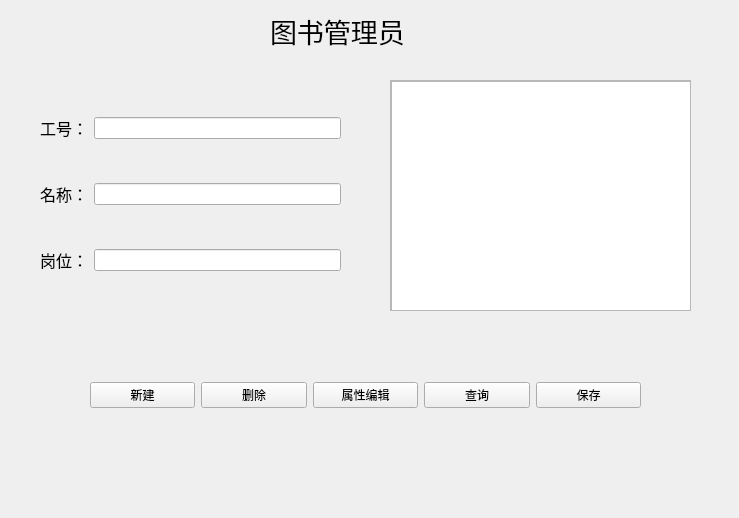
<?xml version="1.0" encoding="UTF-8"?>
<ui version="4.0">
 <class>subwidget1</class>
 <widget class="QWidget" name="subwidget1">
  <property name="geometry">
   <rect>
    <x>0</x>
    <y>0</y>
    <width>739</width>
    <height>518</height>
   </rect>
  </property>
  <property name="windowTitle">
   <string>Form</string>
  </property>
  <widget class="QLabel" name="label">
   <property name="geometry">
    <rect>
     <x>270</x>
     <y>10</y>
     <width>181</width>
     <height>41</height>
    </rect>
   </property>
   <property name="font">
    <font>
     <family>楷体</family>
     <pointsize>20</pointsize>
    </font>
   </property>
   <property name="text">
    <string>图书管理员</string>
   </property>
  </widget>
  <widget class="QScrollArea" name="scrollArea">
   <property name="geometry">
    <rect>
     <x>390</x>
     <y>80</y>
     <width>301</width>
     <height>231</height>
    </rect>
   </property>
   <property name="widgetResizable">
    <bool>true</bool>
   </property>
   <widget class="QWidget" name="scrollAreaWidgetContents">
    <property name="geometry">
     <rect>
      <x>0</x>
      <y>0</y>
      <width>299</width>
      <height>229</height>
     </rect>
    </property>
    <widget class="QTableView" name="librarian">
     <property name="geometry">
      <rect>
       <x>0</x>
       <y>0</y>
       <width>301</width>
       <height>231</height>
      </rect>
     </property>
    </widget>
   </widget>
  </widget>
  <widget class="QWidget" name="layoutWidget">
   <property name="geometry">
    <rect>
     <x>40</x>
     <y>80</y>
     <width>301</width>
     <height>231</height>
    </rect>
   </property>
   <layout class="QVBoxLayout" name="verticalLayout">
    <item>
     <layout class="QHBoxLayout" name="horizontalLayout">
      <item>
       <widget class="QLabel" name="label_2">
        <property name="font">
         <font>
          <family>楷体</family>
          <pointsize>12</pointsize>
         </font>
        </property>
        <property name="text">
         <string>工号：</string>
        </property>
       </widget>
      </item>
      <item>
       <widget class="QLineEdit" name="lineEdit"/>
      </item>
     </layout>
    </item>
    <item>
     <layout class="QHBoxLayout" name="horizontalLayout_2">
      <item>
       <widget class="QLabel" name="label_3">
        <property name="font">
         <font>
          <family>楷体</family>
          <pointsize>12</pointsize>
         </font>
        </property>
        <property name="text">
         <string>名称：</string>
        </property>
       </widget>
      </item>
      <item>
       <widget class="QLineEdit" name="lineEdit_2"/>
      </item>
     </layout>
    </item>
    <item>
     <layout class="QHBoxLayout" name="horizontalLayout_3">
      <item>
       <widget class="QLabel" name="label_4">
        <property name="font">
         <font>
          <family>楷体</family>
          <pointsize>12</pointsize>
         </font>
        </property>
        <property name="text">
         <string>岗位：</string>
        </property>
       </widget>
      </item>
      <item>
       <widget class="QLineEdit" name="lineEdit_3"/>
      </item>
     </layout>
    </item>
   </layout>
  </widget>
  <widget class="QWidget" name="layoutWidget">
   <property name="geometry">
    <rect>
     <x>90</x>
     <y>370</y>
     <width>551</width>
     <height>51</height>
    </rect>
   </property>
   <layout class="QHBoxLayout" name="horizontalLayout_4">
    <item>
     <widget class="QPushButton" name="pushButton">
      <property name="text">
       <string>新建</string>
      </property>
     </widget>
    </item>
    <item>
     <widget class="QPushButton" name="pushButton_2">
      <property name="text">
       <string>删除</string>
      </property>
     </widget>
    </item>
    <item>
     <widget class="QPushButton" name="pushButton_3">
      <property name="text">
       <string>属性编辑</string>
      </property>
     </widget>
    </item>
    <item>
     <widget class="QPushButton" name="pushButton_4">
      <property name="text">
       <string>查询</string>
      </property>
     </widget>
    </item>
    <item>
     <widget class="QPushButton" name="pushButton_5">
      <property name="text">
       <string>保存</string>
      </property>
     </widget>
    </item>
   </layout>
  </widget>
 </widget>
 <resources/>
 <connections/>
</ui>
